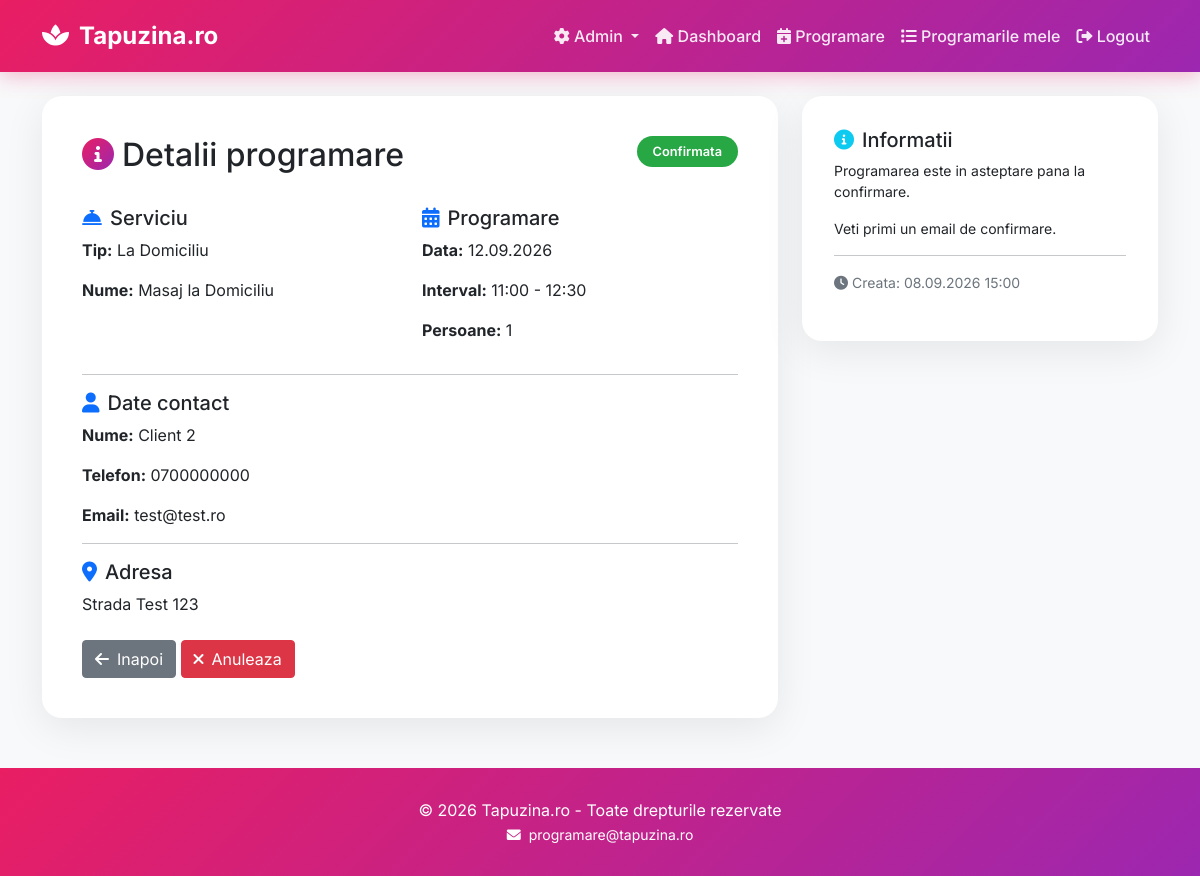
The page /appointment/23/ (signed in) on the database its author committed.
### bookings/models.py (models this page shows, shortened)
class Appointment(models.Model):
    STATUS_CHOICES = [
        ('pending', 'In asteptare'),
        ('confirmed', 'Confirmata'),
        ('cancelled', 'Anulata'),
        ('completed', 'Finalizata'),
    ]
    client = models.ForeignKey(User, on_delete=models.CASCADE, related_name='appointments')
    company = models.ForeignKey(Company, on_delete=models.CASCADE, null=True, blank=True, related_name='appointments', verbose_name="Firma")
    contact_name = models.CharField(max_length=100, verbose_name="Nume contact")
    contact_phone = models.CharField(max_length=20, verbose_name="Telefon contact")
    contact_email = models.EmailField(verbose_name="Email contact")
    service = models.ForeignKey(Service, on_delete=models.CASCADE, verbose_name="Serviciu")
    date = models.DateField(verbose_name="Data")
    start_time = models.TimeField(verbose_name="Ora inceput")
    end_time = models.TimeField(verbose_name="Ora sfarsit")
    number_of_persons = models.IntegerField(default=1, validators=[MinValueValidator(1), MaxValueValidator(20)], verbose_name="Numar persoane")
    massage_break_start = models.TimeField(blank=True, null=True, verbose_name="Pauza masor - inceput")
    massage_break_end = models.TimeField(blank=True, null=True, verbose_name="Pauza masor - sfarsit")
    break_duration = models.IntegerField(default=30, verbose_name="Durata pauza (minute)")
    location_address = models.TextField(verbose_name="Adresa completa")
    building_name = models.CharField(max_length=200, blank=True, verbose_name="Nume cladire")
    floor = models.CharField(max_length=20, blank=True, verbose_name="Etaj")
    apartment_number = models.CharField(max_length=20, blank=True, verbose_name="Numar apartament/birou")
    parking_available = models.BooleanField(default=False, verbose_name="Parcare disponibila")
    parking_floor = models.CharField(max_length=20, blank=True, verbose_name="Etaj parcare")
    parking_spot_number = models.CharField(max_length=20, blank=True, verbose_name="Numar loc parcare")
    parking_notes = models.TextField(blank=True, verbose_name="Informatii parcare")
    access_notes = models.TextField(blank=True, verbose_name="Informatii acces")
    special_requests = models.TextField(blank=True, verbose_name="Cerinte speciale")
    notes = models.TextField(blank=True, verbose_name="Alte observatii")
    status = models.CharField(max_length=20, choices=STATUS_CHOICES, default='pending', verbose_name="Status")
    confirmation_token = models.CharField(max_length=100, blank=True, null=True, verbose_name="Token confirmare")
    confirmed_by_client = models.BooleanField(default=False, verbose_name="Confirmat de client")
    confirmed_by_admin = models.BooleanField(default=False, verbose_name="Confirmat de admin")
    created_at = models.DateTimeField(auto_now_add=True)
    updated_at = models.DateTimeField(auto_now=True)
    class Meta:
        verbose_name = "Programare"
        verbose_name_plural = "Programari"
        ordering = ['-date', '-start_time']

class Service(models.Model):
    SERVICE_TYPES = [
        ('office', 'La Birou'),
        ('studio', 'La Sediu Tapuzina'),
        ('home', 'La Domiciliu'),
    ]
    name = models.CharField(max_length=100, verbose_name="Nume serviciu")
    service_type = models.CharField(max_length=20, choices=SERVICE_TYPES, verbose_name="Tip serviciu")
    duration_minutes = models.IntegerField(default=60, verbose_name="Durata standard (minute)")
    max_persons = models.IntegerField(default=10, verbose_name="Numar maxim persoane")
    is_active = models.BooleanField(default=True, verbose_name="Activ")
    description = models.TextField(blank=True, verbose_name="Descriere")
    image = models.ImageField(upload_to='services/', blank=True, null=True, verbose_name="Imagine")
    class Meta:
        verbose_name = "Serviciu"
        verbose_name_plural = "Servicii"
        ordering = ['service_type', 'name']

### bookings/views.py (the view)
# urls.py: path('appointment/<int:pk>/', views.appointment_detail, name='appointment_detail'),
@login_required
def appointment_detail(request, pk):
    appointment = get_object_or_404(Appointment, id=pk, client=request.user)
    return render(request, 'appointment_detail.html', {'appointment': appointment})

### bookings/templates/appointment_detail.html (shortened to what this page needs)
{% extends 'base.html' %}
{% block content %}
<div class="row">
    <div class="col-md-8">
        <div class="card p-4">
            <div class="card-body">
                <div class="d-flex justify-content-between align-items-start mb-4">
                    <h2><i class="fas fa-info-circle text-gradient me-2"></i>Detalii programare</h2>
                    <span class="status-badge status-{{ appointment.status }}">{{ appointment.get_status_display }}</span>
                </div>
                <div class="row">
                    <div class="col-md-6">
                        <h5><i class="fas fa-concierge-bell text-primary me-2"></i>Serviciu</h5>
                        <p><strong>Tip:</strong> {{ appointment.service.get_service_type_display }}</p>
                        <p><strong>Nume:</strong> {{ appointment.service.name }}</p>
                    </div>
                    <div class="col-md-6">
                        <h5><i class="fas fa-calendar-alt text-primary me-2"></i>Programare</h5>
                        <p><strong>Data:</strong> {{ appointment.date|date:"d.m.Y" }}</p>
                        <p><strong>Interval:</strong> {{ appointment.start_time|time:"H:i" }} - {{ appointment.end_time|time:"H:i" }}</p>
                        <p><strong>Persoane:</strong> {{ appointment.number_of_persons }}</p>
                    </div>
                </div>
                <hr>
                <h5><i class="fas fa-user text-primary me-2"></i>Date contact</h5>
                <p><strong>Nume:</strong> {{ appointment.contact_name }}</p>
                <p><strong>Telefon:</strong> {{ appointment.contact_phone }}</p>
                <p><strong>Email:</strong> {{ appointment.contact_email }}</p>
                <hr>
                <h5><i class="fas fa-map-marker-alt text-primary me-2"></i>Adresa</h5>
                <p>{{ appointment.location_address }}</p>
                <div class="mt-4">
                    <a href="{% url 'dashboard' %}" class="btn btn-secondary"><i class="fas fa-arrow-left me-2"></i>Inapoi</a>
                    {% if appointment.status == 'pending' or appointment.status == 'confirmed' %}
                        <a href="{% url 'cancel_appointment' appointment.id %}" class="btn btn-danger" onclick="return confirm('Sunteti sigur?')"><i class="fas fa-times me-2"></i>Anuleaza</a>
                    {% endif %}
                </div>
            </div>
        </div>
    </div>
    <div class="col-md-4">
        <div class="card p-3">
            <div class="card-body">
                <h5><i class="fas fa-info-circle text-info me-2"></i>Informatii</h5>
                <p class="small">Programarea este in asteptare pana la confirmare.</p>
                <p class="small">Veti primi un email de confirmare.</p>
                <hr>
                <p class="small text-muted"><i class="fas fa-clock me-1"></i>Creata: {{ appointment.created_at|date:"d.m.Y H:i" }}</p>
            </div>
        </div>
    </div>
</div>
{% endblock %}

### bookings/templates/base.html (style rules this page uses)
:root { --primary: #e91e63; --secondary: #9c27b0; --gradient: linear-gradient(135deg, #e91e63 0%, #9c27b0 100%); }
* { margin: 0; padding: 0; box-sizing: border-box; }
body { font-family: 'Inter', sans-serif; min-height: 100vh; background: #f8f9fa; }
.card { border: none; border-radius: 20px; box-shadow: 0 10px 40px rgba(0,0,0,0.08); transition: all 0.3s; overflow: hidden; }
.status-badge { padding: 6px 16px; border-radius: 50px; font-size: 0.8rem; font-weight: 600; }
.status-confirmed { background: #28a745; color: #fff; }
.text-gradient { background: var(--gradient); -webkit-background-clip: text; -webkit-text-fill-color: transparent; }

### rows shown on the page
Appointment: status "Confirmata", service.service_type "La Domiciliu", service.name "Masaj la Domiciliu", date "12.09.2026", start_time "11:00", end_time "12:30", number_of_persons "1", contact_name "Client 2", contact_phone "0700000000", contact_email "test@test.ro", location_address "Strada Test 123", created_at "08.09.2026 15:00"
